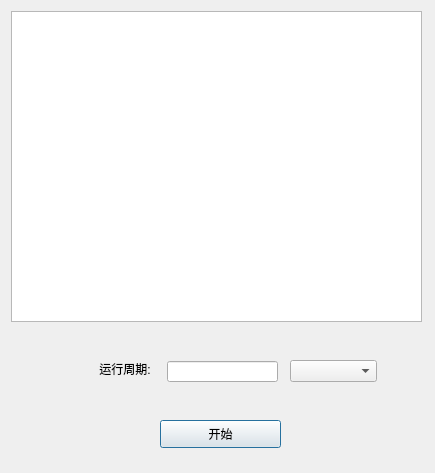
<?xml version="1.0" encoding="UTF-8"?>
<ui version="4.0">
 <class>custom</class>
 <widget class="QDialog" name="custom">
  <property name="geometry">
   <rect>
    <x>0</x>
    <y>0</y>
    <width>435</width>
    <height>473</height>
   </rect>
  </property>
  <property name="minimumSize">
   <size>
    <width>435</width>
    <height>473</height>
   </size>
  </property>
  <property name="maximumSize">
   <size>
    <width>435</width>
    <height>473</height>
   </size>
  </property>
  <property name="windowTitle">
   <string>Dialog</string>
  </property>
  <widget class="QLabel" name="label_7">
   <property name="geometry">
    <rect>
     <x>91</x>
     <y>361</y>
     <width>68</width>
     <height>16</height>
    </rect>
   </property>
   <property name="text">
    <string>运行周期:</string>
   </property>
   <property name="alignment">
    <set>Qt::AlignCenter</set>
   </property>
  </widget>
  <widget class="QListWidget" name="listWidget_zdy">
   <property name="geometry">
    <rect>
     <x>11</x>
     <y>11</y>
     <width>411</width>
     <height>311</height>
    </rect>
   </property>
  </widget>
  <widget class="QPushButton" name="pushButton_zdy_ks">
   <property name="geometry">
    <rect>
     <x>160</x>
     <y>420</y>
     <width>121</width>
     <height>28</height>
    </rect>
   </property>
   <property name="sizePolicy">
    <sizepolicy hsizetype="Fixed" vsizetype="Fixed">
     <horstretch>0</horstretch>
     <verstretch>0</verstretch>
    </sizepolicy>
   </property>
   <property name="text">
    <string>开始</string>
   </property>
  </widget>
  <widget class="QComboBox" name="comboBox">
   <property name="geometry">
    <rect>
     <x>290</x>
     <y>360</y>
     <width>87</width>
     <height>22</height>
    </rect>
   </property>
   <property name="currentText">
    <string/>
   </property>
  </widget>
  <widget class="QLineEdit" name="lineEdit_zdy_yxzq">
   <property name="geometry">
    <rect>
     <x>167</x>
     <y>361</y>
     <width>111</width>
     <height>21</height>
    </rect>
   </property>
   <property name="sizePolicy">
    <sizepolicy hsizetype="Maximum" vsizetype="Fixed">
     <horstretch>0</horstretch>
     <verstretch>0</verstretch>
    </sizepolicy>
   </property>
   <property name="echoMode">
    <enum>QLineEdit::Normal</enum>
   </property>
  </widget>
 </widget>
 <resources/>
 <connections/>
</ui>
